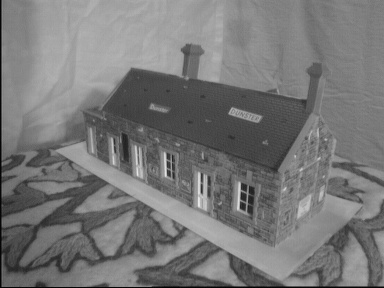
%> input picture exercise5/epipolar/house1.jpg, 384 x 288 px
$ octave test_triangulate.m   (GNU Octave 9; MATLAB toolbox functions it lacks are replaced by stand-ins)
%> lines starting %> are read from the running program, lines starting %| are printed output that depends on the picture
### exercise5/triangulate.m
function X = triangulate(pts_1, pts_2, P_1, P_2)

X = [];
for i = 1:size(pts_1,2)
    a1 = cross_form(pts_1(:,i));
    a2 = cross_form(pts_2(:,i));
    c1 = a1 * P_1;
    c2 = a2 * P_2;
    A = [c1(1:2,:); c2(1:2,:)];
    [~,~,V] = svd(A);
    x = V(:,size(V,2))
    x = x / x(4,:)

    X = [X,x];
end

### exercise5/show_triangulation.m
function show_triangulation(X)
plot3(X(1,:), X(3,:), X(2,:), 'rx', 'LineWidth', 2);
hold on;
for i = 1 : size(X,2)
   text(X(1,i), X(3,i), X(2,i), num2str(i)) ;
end;
hold off;
axis equal;

### exercise5/cross_form.m
function Cx = cross_form(a)
    Cx = [0, -a(3), a(2); a(3),0,-a(1); -a(2), a(1), 0];

### exercise5/test_triangulate.m
close all;
house_points = load('epipolar/house_points.txt');
cam_cab_left = load('epipolar/house1_camera.txt');
cam_cab_right = load('epipolar/house2_camera.txt');

hleft = rgb2gray(imread('epipolar/house1.jpg'));
%> hleft: size 288x384 uint8; min 0, max 232, mean 119.2
hright = rgb2gray(imread('epipolar/house2.jpg'));
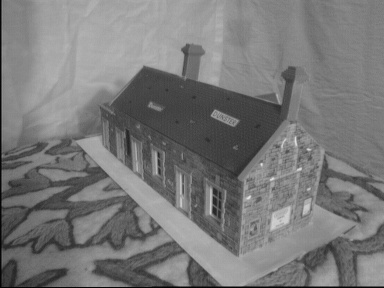
%> input picture exercise5/epipolar/house2.jpg, 384 x 288 px
%> hright: size 288x384 uint8; min 0, max 229, mean 120.7

x1 = house_points(:,1:2)';
x1(3,:) = 1;

x2 = house_points(:,3:4)';
x2(3,:) = 1;

X = triangulate(x1,x2,cam_cab_left,cam_cab_right)
grid on;

subplot(1,3,1);
imshow(hleft);
hold on
plot(house_points(:,1),house_points(:,2),'r+');
subplot(1,3,2);
[h,w] = size(hright);
%> h = 288; w = 384
imshow(hright);
hold on
plot(house_points(:,3),house_points(:,4),'r+');

subplot(1,3,3);
show_triangulation(X)
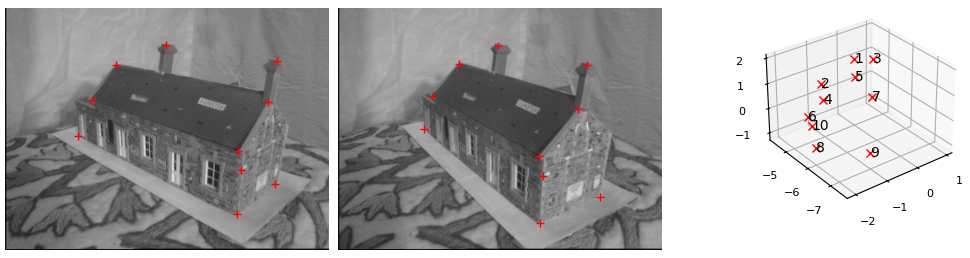
%> figure redrawn from the program's plot data, 3 panels
